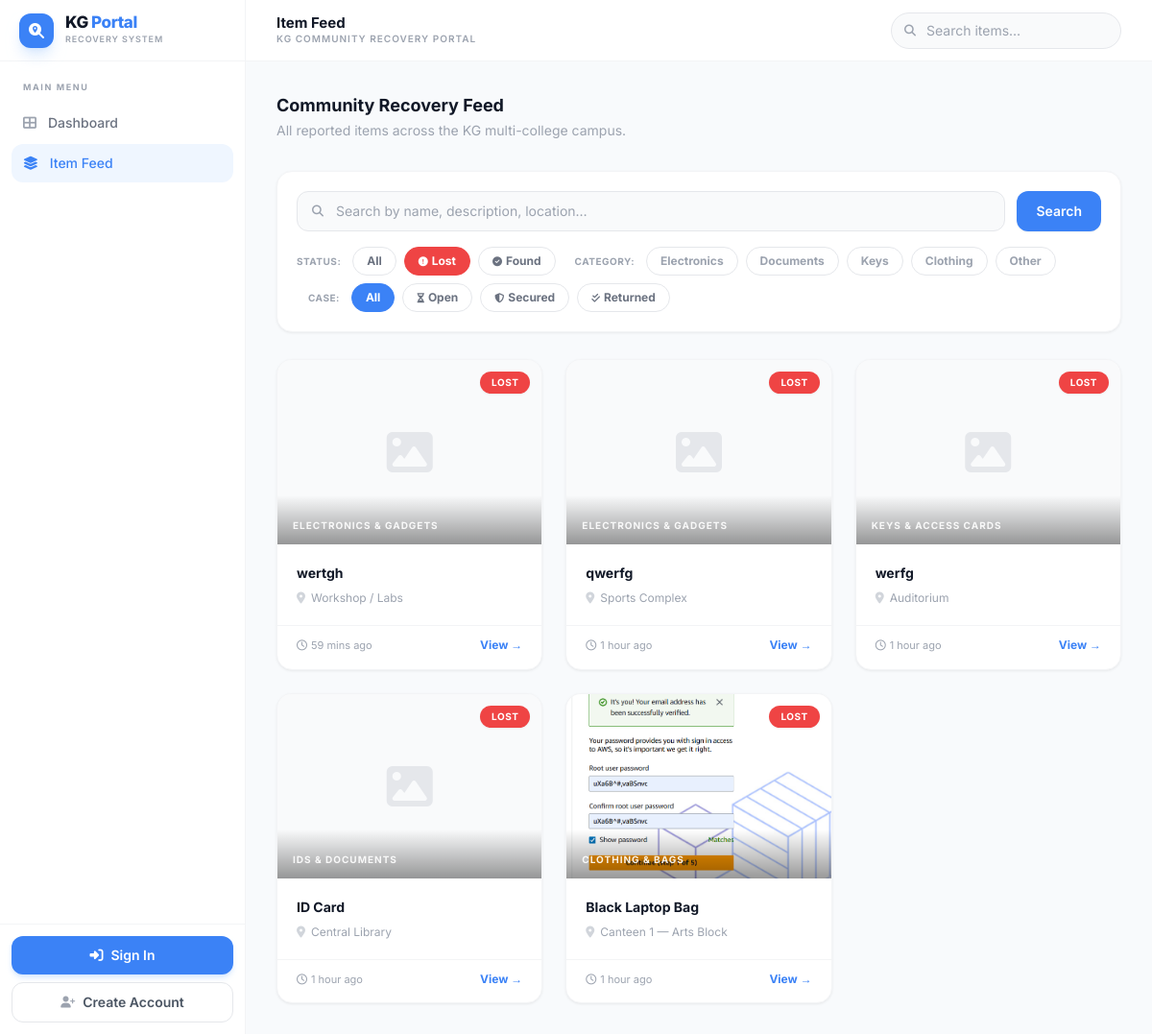
The app's page /feed?status=LOST with its own data.
### app.py (models this page shows, shortened)
class Item(db.Model):
    __tablename__ = 'item'
    id                = db.Column(db.Integer, primary_key=True)
    title             = db.Column(db.String(200), nullable=False)
    description       = db.Column(db.Text,        nullable=False)
    status            = db.Column(db.String(10),  nullable=False, default='LOST',  index=True)
    category          = db.Column(db.String(20),  nullable=False, default='OTHER', index=True)
    location          = db.Column(db.String(255), nullable=False,                  index=True)
    image_filename    = db.Column(db.String(255), nullable=True)
    resolution_status = db.Column(db.String(20), nullable=False,
                                  default='OPEN', index=True)
    handover_status   = db.Column(db.String(20),  nullable=True)
    handover_details  = db.Column(db.Text,        nullable=True)
    receiver_name     = db.Column(db.String(100), nullable=True)
    receiver_contact  = db.Column(db.String(100), nullable=True)
    date_reported     = db.Column(db.DateTime, default=datetime.utcnow,
                                  nullable=False, index=True)
    created_at        = db.Column(db.DateTime, default=datetime.utcnow, nullable=False)
    user_id           = db.Column(db.Integer, db.ForeignKey('user.id'), nullable=False)
    logs = db.relationship('ItemLog', backref='item', lazy='select',
                           cascade='all, delete-orphan',
                           order_by='ItemLog.created_at')
    @property
    def status_label(self) -> str:
        return 'Lost' if self.status == 'LOST' else 'Found'
    @property
    def category_label(self) -> str:
        return {
            'ELECTRONICS': 'Electronics & Gadgets',
            'DOCUMENTS':   'IDs & Documents',
            'KEYS':        'Keys & Access Cards',
            'CLOTHING':    'Clothing & Bags',
            'OTHER':       'Other',
        }.get(self.category, 'Other')

### app.py (the view)
@app.route('/feed')
def feed():
    query           = request.args.get('q',        '').strip()
    status_filter   = request.args.get('status',   '')
    category_filter = request.args.get('category', '')
    resolution_filter = request.args.get('resolution', '')
    items = Item.query.order_by(Item.date_reported.desc())
    if query:
        items = items.filter(db.or_(
            Item.title.ilike(f'%{query}%'),
            Item.description.ilike(f'%{query}%'),
            Item.location.ilike(f'%{query}%'),
        ))
    if status_filter in ALLOWED_STATUSES:
        items = items.filter_by(status=status_filter)
    if category_filter in ALLOWED_CATEGORIES:
        items = items.filter_by(category=category_filter)
    if resolution_filter in ALLOWED_RESOLUTIONS:
        items = items.filter_by(resolution_status=resolution_filter)
    return render_template('feed.html',
        items=items.all(),
        query=query,
        current_status=status_filter,
        current_category=category_filter,
        current_resolution=resolution_filter,
    )

### app.py (called while the page is built)
@app.template_filter('timesince')
def timesince_filter(dt: datetime) -> str:
    diff    = datetime.utcnow() - dt
    seconds = diff.total_seconds()
    if seconds < 60:   return 'just now'
    if seconds < 3600: m = int(seconds//60);   return f'{m} min{"s" if m!=1 else ""} ago'
    if seconds < 86400:h = int(seconds//3600); return f'{h} hour{"s" if h!=1 else ""} ago'
    d = int(seconds // 86400);                 return f'{d} day{"s" if d!=1 else ""} ago'

### templates/feed.html (shortened to what this page needs)
{% extends "base.html" %}
{% block page_title %}Item Feed{% endblock %}
{% block content %}
<div class="flex flex-col md:flex-row md:items-center md:justify-between gap-4 mb-8">
    <div>
        <h2 class="text-lg font-bold text-gray-900">Community Recovery Feed</h2>
        <p class="text-sm text-gray-400 mt-0.5">All reported items across the KG multi-college campus.</p>
    </div>
</div>
<div class="bg-white rounded-2xl border border-gray-100 shadow-card p-4 md:p-5 mb-7">
    <form method="GET" action="{{ url_for('feed') }}" class="flex flex-col gap-4">
        <div class="flex gap-3">
            <div class="relative flex-1">
                <i class="fa-solid fa-magnifying-glass absolute left-4 top-1/2 -translate-y-1/2 text-gray-400 text-xs"></i>
                <input type="text" name="q" value="{{ query }}"
                    placeholder="Search by name, description, location…"
                    class="w-full pl-10 pr-4 py-2.5 bg-gray-50 border border-gray-200 rounded-xl text-gray-700
                           placeholder-gray-400 focus:outline-none focus:ring-2 focus:ring-blue-100 focus:border-brand
                           transition-all text-sm">
            </div>
            <button type="submit"
                class="px-5 py-2.5 bg-brand text-white font-semibold rounded-xl hover:bg-brand-dark transition-all text-sm shadow-sm shrink-0">
                Search
            </button>
        </div>
        <div class="flex flex-wrap gap-2 items-center">
            <span class="text-[10px] text-gray-400 font-bold uppercase tracking-wider mr-1">Status:</span>
            <a href="{{ url_for('feed', q=query, category=current_category, resolution=current_resolution) }}"
               class="px-3.5 py-1.5 rounded-full text-xs font-bold transition-all border
                      {% if not current_status %}bg-brand text-white border-brand{% else %}text-gray-500 border-gray-200 hover:bg-gray-50{% endif %}">All</a>
            <a href="{{ url_for('feed', q=query, status='LOST', category=current_category, resolution=current_resolution) }}"
               class="px-3.5 py-1.5 rounded-full text-xs font-bold transition-all border
                      {% if current_status == 'LOST' %}bg-red-500 text-white border-red-500{% else %}text-gray-500 border-gray-200 hover:bg-red-50 hover:text-red-500{% endif %}">
                <i class="fa-solid fa-circle-exclamation mr-1 text-[10px]"></i>Lost
            </a>
            <a href="{{ url_for('feed', q=query, status='FOUND', category=current_category, resolution=current_resolution) }}"
               class="px-3.5 py-1.5 rounded-full text-xs font-bold transition-all border
                      {% if current_status == 'FOUND' %}bg-emerald-500 text-white border-emerald-500{% else %}text-gray-500 border-gray-200 hover:bg-emerald-50 hover:text-emerald-500{% endif %}">
                <i class="fa-solid fa-circle-check mr-1 text-[10px]"></i>Found
            </a>
            <span class="text-[10px] text-gray-400 font-bold uppercase tracking-wider ml-3 mr-1">Category:</span>
            {% for val, label in [('ELECTRONICS','Electronics'), ('DOCUMENTS','Documents'), ('KEYS','Keys'), ('CLOTHING','Clothing'), ('OTHER','Other')] %}
            <a href="{{ url_for('feed', q=query, status=current_status, category=val, resolution=current_resolution) }}"
               class="px-3.5 py-1.5 rounded-full text-xs font-bold transition-all border
                      {% if current_category == val %}bg-brand text-white border-brand{% else %}text-gray-400 border-gray-200 hover:bg-blue-50 hover:text-brand{% endif %}">
                {{ label }}
            </a>
            {% endfor %}
            <span class="text-[10px] text-gray-400 font-bold uppercase tracking-wider ml-3 mr-1">Case:</span>
            <a href="{{ url_for('feed', q=query, status=current_status, category=current_category) }}"
               class="px-3.5 py-1.5 rounded-full text-xs font-bold transition-all border
                      {% if not current_resolution %}bg-brand text-white border-brand{% else %}text-gray-500 border-gray-200 hover:bg-gray-50{% endif %}">All</a>
            <a href="{{ url_for('feed', q=query, status=current_status, category=current_category, resolution='OPEN') }}"
               class="px-3.5 py-1.5 rounded-full text-xs font-bold transition-all border
                      {% if current_resolution == 'OPEN' %}bg-blue-500 text-white border-blue-500{% else %}text-gray-500 border-gray-200 hover:bg-blue-50 hover:text-blue-500{% endif %}">
                <i class="fa-solid fa-hourglass-half mr-1 text-[10px]"></i>Open
            </a>
            <a href="{{ url_for('feed', q=query, status=current_status, category=current_category, resolution='SECURED') }}"
               class="px-3.5 py-1.5 rounded-full text-xs font-bold transition-all border
                      {% if current_resolution == 'SECURED' %}bg-amber-500 text-white border-amber-500{% else %}text-gray-500 border-gray-200 hover:bg-amber-50 hover:text-amber-500{% endif %}">
                <i class="fa-solid fa-shield-halved mr-1 text-[10px]"></i>Secured
            </a>
            <a href="{{ url_for('feed', q=query, status=current_status, category=current_category, resolution='RETURNED') }}"
               class="px-3.5 py-1.5 rounded-full text-xs font-bold transition-all border
                      {% if current_resolution == 'RETURNED' %}bg-emerald-500 text-white border-emerald-500{% else %}text-gray-500 border-gray-200 hover:bg-emerald-50 hover:text-emerald-500{% endif %}">
                <i class="fa-solid fa-check-double mr-1 text-[10px]"></i>Returned
            </a>
        </div>
    </form>
</div>
<div class="grid grid-cols-1 md:grid-cols-2 lg:grid-cols-3 gap-6">
    {% for item in items %}
    <a href="{{ url_for('item_detail', item_id=item.id) }}"
       class="bg-white rounded-2xl overflow-hidden border border-gray-100 shadow-card hover:shadow-card-hover
              transition-all duration-300 hover:-translate-y-1 block group">
        <div class="h-48 relative overflow-hidden bg-gray-50">
            {% if item.image_filename %}
            <img src="{{ url_for('static', filename='uploads/' + item.image_filename) }}"
                 alt="{{ item.title }}" class="w-full h-full object-cover group-hover:scale-105 transition-transform duration-500">
            {% else %}
            <div class="w-full h-full flex items-center justify-center">
                <i class="fa-solid fa-image text-5xl text-gray-200"></i>
            </div>
            {% endif %}
            <span class="absolute top-3 right-3 px-3 py-1 text-[10px] font-bold rounded-full uppercase tracking-wider shadow-sm
                {% if item.status == 'LOST' %}bg-red-500 text-white{% else %}bg-emerald-500 text-white{% endif %}">
                {{ item.status_label }}
            </span>
            <div class="absolute bottom-0 left-0 w-full bg-gradient-to-t from-black/40 to-transparent px-4 pb-3 pt-6">
                <p class="text-[10px] font-bold text-white/90 uppercase tracking-widest">{{ item.category_label }}</p>
            </div>
        </div>
        <div class="p-5">
            <h3 class="text-sm font-bold text-gray-900 truncate group-hover:text-brand transition-colors">{{ item.title }}</h3>
            <div class="flex items-center text-xs text-gray-400 mt-2 gap-1.5">
                <i class="fa-solid fa-location-dot text-gray-300 text-xs shrink-0"></i>
                <span class="truncate">{{ item.location[:35] }}</span>
            </div>
        </div>
        <div class="px-5 pb-4 flex items-center justify-between border-t border-gray-100 pt-3">
            <div class="flex items-center gap-2 flex-wrap">
                <span class="text-[11px] text-gray-400">
                    <i class="fa-regular fa-clock mr-1"></i>{{ item.date_reported|timesince }}
                </span>
            </div>
            <span class="text-xs font-bold text-brand">View →</span>
        </div>
    </a>
    {% endfor %}
</div>
{% endblock %}

### records on screen
Item: status_label "LOST", category_label "ELECTRONICS & GADGETS", title "wertgh", location "Workshop / Labs", date_reported "59 mins ago"
Item: status_label "LOST", category_label "ELECTRONICS & GADGETS", title "qwerfg", location "Sports Complex", date_reported "1 hour ago"
Item: status_label "LOST", category_label "KEYS & ACCESS CARDS", title "werfg", location "Auditorium", date_reported "1 hour ago"
Item: status_label "LOST", category_label "IDS & DOCUMENTS", title "ID Card", location "Central Library", date_reported "1 hour ago"
Item: image_filename (picture), status_label "LOST", category_label "CLOTHING & BAGS", title "Black Laptop Bag", location "Canteen 1 — Arts Block", date_reported "1 hour ago"

### other values on screen
{{ label }} "Electronics" "Documents" "Keys" "Clothing" "Other"
